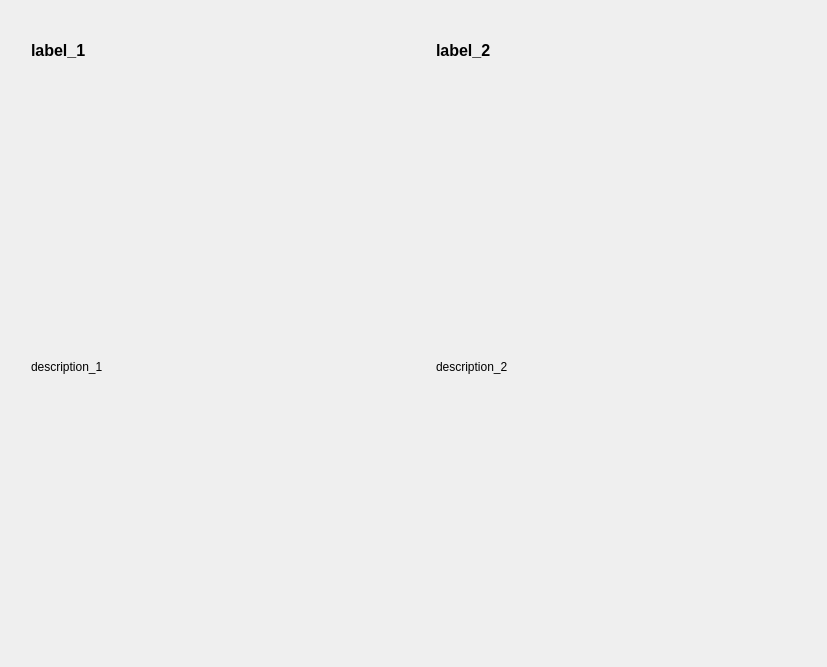
         <widget class="QWidget" name="scrollAreaWidgetContents_3">
          <property name="geometry">
           <rect>
            <x>0</x>
            <y>0</y>
            <width>827</width>
            <height>667</height>
           </rect>
          </property>
          <layout class="QGridLayout" name="gridLayout_8">
           <item row="0" column="0">
            <widget class="QWidget" name="widget_6" native="true">
             <layout class="QGridLayout" name="gridLayout_9">
              <item row="0" column="0">
               <widget class="QLabel" name="H_label_1">
                <property name="minimumSize">
                 <size>
                  <width>360</width>
                  <height>20</height>
                 </size>
                </property>
                <property name="maximumSize">
                 <size>
                  <width>360</width>
                  <height>60</height>
                 </size>
                </property>
                <property name="font">
                 <font>
                  <pointsize>12</pointsize>
                  <weight>75</weight>
                  <italic>false</italic>
                  <bold>true</bold>
                  <underline>false</underline>
                  <strikeout>false</strikeout>
                  <kerning>true</kerning>
                 </font>
                </property>
                <property name="mouseTracking">
                 <bool>false</bool>
                </property>
                <property name="tabletTracking">
                 <bool>false</bool>
                </property>
                <property name="acceptDrops">
                 <bool>false</bool>
                </property>
                <property name="toolTipDuration">
                 <number>-1</number>
                </property>
                <property name="layoutDirection">
                 <enum>Qt::LeftToRight</enum>
                </property>
                <property name="text">
                 <string>label_1</string>
                </property>
                <property name="wordWrap">
                 <bool>true</bool>
                </property>
               </widget>
              </item>
              <item row="1" column="0">
               <widget class="QLabel" name="H_description_1">
                <property name="font">
                 <font>
                  <pointsize>9</pointsize>
                 </font>
                </property>
                <property name="text">
                 <string>description_1</string>
                </property>
                <property name="wordWrap">
                 <bool>true</bool>
                </property>
               </widget>
              </item>
             </layout>
            </widget>
           </item>
           <item row="0" column="1">
            <widget class="QWidget" name="widget_7" native="true">
             <layout class="QGridLayout" name="gridLayout_10">
              <item row="2" column="0">
               <widget class="QLabel" name="H_description_2">
                <property name="font">
                 <font>
                  <pointsize>9</pointsize>
                 </font>
                </property>
                <property name="text">
                 <string>description_2</string>
                </property>
                <property name="wordWrap">
                 <bool>true</bool>
                </property>
               </widget>
              </item>
              <item row="1" column="0">
               <widget class="QLabel" name="H_label_2">
                <property name="minimumSize">
                 <size>
                  <width>360</width>
                  <height>20</height>
                 </size>
                </property>
                <property name="maximumSize">
                 <size>
                  <width>360</width>
                  <height>60</height>
                 </size>
                </property>
                <property name="font">
                 <font>
                  <pointsize>12</pointsize>
                  <weight>75</weight>
                  <italic>false</italic>
                  <bold>true</bold>
                  <underline>false</underline>
                  <strikeout>false</strikeout>
                  <kerning>true</kerning>
                 </font>
                </property>
                <property name="mouseTracking">
                 <bool>false</bool>
                </property>
                <property name="tabletTracking">
                 <bool>false</bool>
                </property>
                <property name="acceptDrops">
                 <bool>false</bool>
                </property>
                <property name="toolTipDuration">
                 <number>-1</number>
                </property>
                <property name="layoutDirection">
                 <enum>Qt::LeftToRight</enum>
                </property>
                <property name="text">
                 <string>label_2</string>
                </property>
                <property name="wordWrap">
                 <bool>true</bool>
                </property>
               </widget>
              </item>
             </layout>
            </widget>
           </item>
          </layout>
         </widget>
